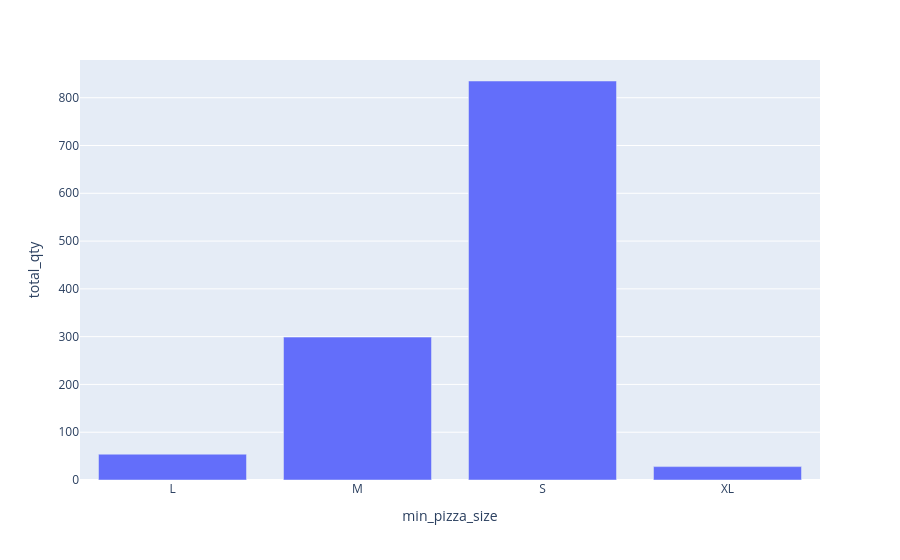

Source (notebook cell):
### Code cell
px.bar(pizza_size,x= 'min_pizza_size', y= 'total_qty')

### Figure 1 — Plotly figure (JSON) as saved in the notebook; plotly's stock layout.template omitted (floating-point values rounded to 4 significant figures)
{"data": [{"hovertemplate": "min_pizza_size=%{x}<br>total_qty=%{y}<extra></extra>", "legendgroup": "", "marker": {"color": "#636efa", "pattern": {"shape": ""}}, "name": "", "orientation": "v", "showlegend": false, "textposition": "auto", "type": "bar", "x": ["L", "M", "S", "XL"], "xaxis": "x", "y": [54, 299, 835, 28], "yaxis": "y"}], "layout": {"barmode": "relative", "legend": {"tracegroupgap": 0}, "margin": {"t": 60}, "xaxis": {"anchor": "y", "domain": [0, 1], "title": {"text": "min_pizza_size"}}, "yaxis": {"anchor": "x", "domain": [0, 1], "title": {"text": "total_qty"}}}}
